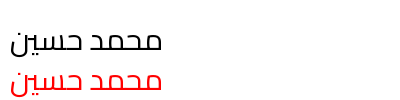

The script that saved this image:
from PIL import Image, ImageDraw, ImageFont

font_path = "static/fonts/Cairo-Variable.ttf"
font = ImageFont.truetype(font_path, 30)

img = Image.new('RGB', (400, 100), 'white')
d = ImageDraw.Draw(img)

# 1. Without direction or language
d.text((10, 10), "محمد حسين", font=font, fill='black')

# 2. With direction
try:
    d.text((10, 50), "محمد حسين", font=font, fill='red', direction='rtl', language='ar')
except Exception as e:
    d.text((10, 50), str(e), fill='red')

img.save('test_pillow.png')
print("Done")
